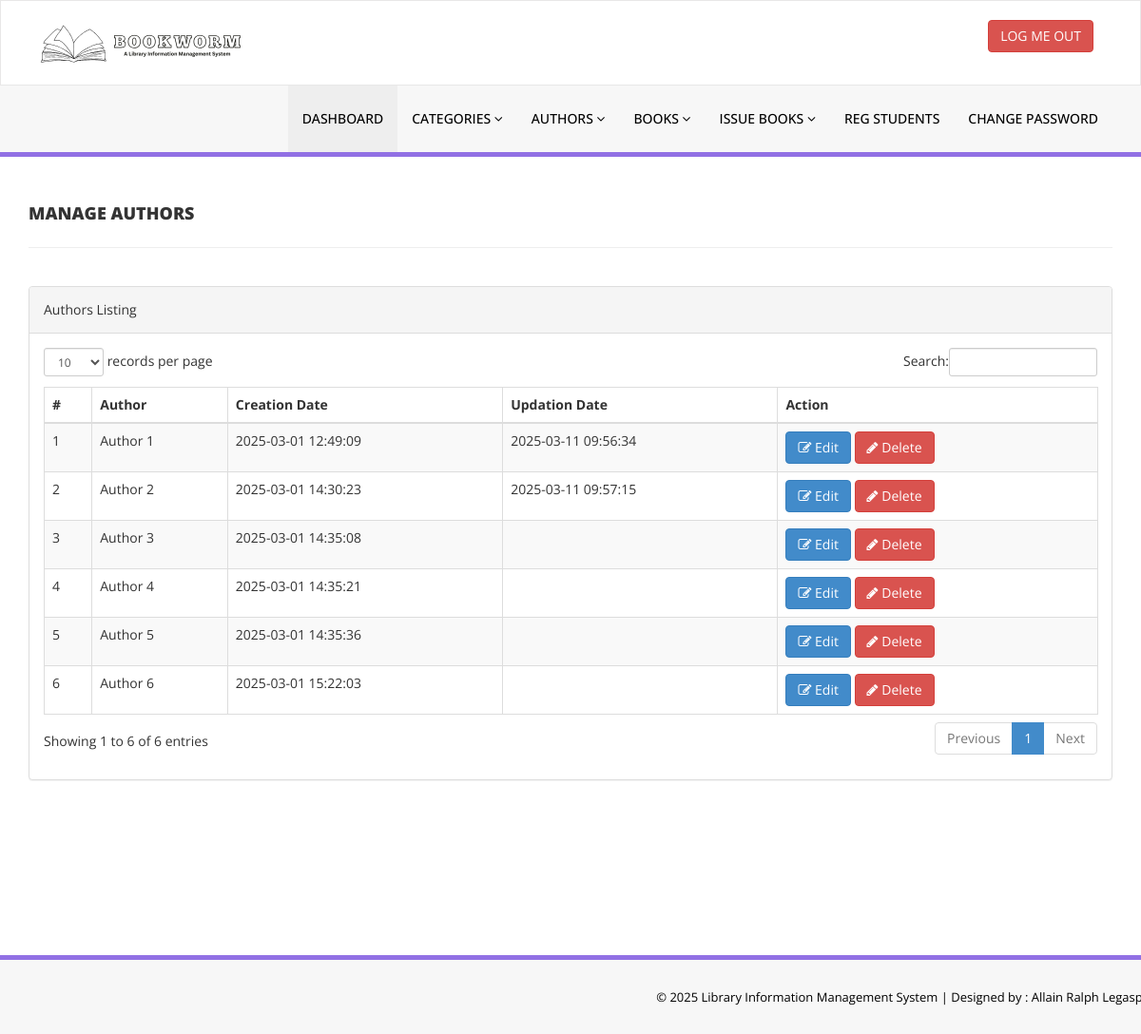
Screenshot of /Library_Management/admin/manage-authors.php (signed in) with the database file from the repository.
### tables this page shows
CREATE TABLE `tblauthors` (
  `id` int(11) NOT NULL,
  `AuthorName` varchar(159) DEFAULT NULL,
  `creationDate` timestamp NULL DEFAULT current_timestamp(),
  `UpdationDate` timestamp NULL DEFAULT NULL ON UPDATE current_timestamp()
);

### Library_Management/admin/manage-authors.php (the view, shortened to what this page needs)
<?php
include('includes/config.php');
if (strlen($_SESSION['alogin']) == 0) {
    header('location:index.php');
} else {
?>
<!DOCTYPE html>
<html xmlns="http://www.w3.org/1999/xhtml">
<head>
    <link href="assets/css/bootstrap.css" rel="stylesheet" />
    <link href="assets/css/font-awesome.css" rel="stylesheet" />
    <link href="assets/js/dataTables/dataTables.bootstrap.css" rel="stylesheet" />
    <link href="assets/css/style.css" rel="stylesheet" />
</head>
<body>
    <?php include('includes/header.php'); ?>
    <div class="content-wrapper">
        <div class="container">
            <div class="row pad-botm">
                <div class="col-md-12">
                    <h4 class="header-line">Manage Authors</h4>
                </div>
            </div>
            <div class="row">
                <div class="col-md-12">
                    <div class="panel panel-default">
                        <div class="panel-heading">
                            Authors Listing
                        </div>
                        <div class="panel-body">
                            <div class="table-responsive">
                                <table class="table table-striped table-bordered table-hover" id="dataTables-example">
                                    <thead>
                                        <tr>
                                            <th>#</th>
                                            <th>Author</th>
                                            <th>Creation Date</th>
                                            <th>Updation Date</th>
                                            <th>Action</th>
                                        </tr>
                                    </thead>
                                    <tbody>
                                        <?php
                                        $sql = "SELECT * FROM tblauthors";
                                        $query = $dbh->prepare($sql);
                                        $query->execute();
                                        $results = $query->fetchAll(PDO::FETCH_OBJ);
                                        $cnt = 1;
                                        if ($query->rowCount() > 0) {
                                            foreach ($results as $result) { ?>
                                                <tr class="odd gradeX">
                                                    <td class="center"><?php echo htmlentities($cnt); ?></td>
                                                    <td class="center"><?php echo htmlentities($result->AuthorName); ?></td>
                                                    <td class="center"><?php echo htmlentities($result->creationDate); ?></td>
                                                    <td class="center"><?php echo htmlentities($result->UpdationDate); ?></td>
                                                    <td class="center">
                                                        <a href="edit-author.php?athrid=<?php echo htmlentities($result->id); ?>"><button class="btn btn-primary"><i class="fa fa-edit "></i> Edit</button></a>
                                                        <a href="manage-authors.php?del=<?php echo htmlentities($result->id); ?>" onclick="return confirm('Are you sure you want to delete?');"><button class="btn btn-danger"><i class="fa fa-pencil"></i> Delete</button></a>
                                                    </td>
                                                </tr>
                                        <?php $cnt = $cnt + 1;
                                            }
                                        } ?>
                                    </tbody>
                                </table>
                            </div>
                        </div>
                    </div>
                </div>
            </div>
        </div>
    </div>
    <?php include('includes/footer.php'); ?>
</body>
</html>
<?php } ?>

### Library_Management/admin/assets/css/style.css (style rules this page uses)
.content-wrapper { margin-top: 40px; min-height:800px; padding-bottom:90px; }
.header-line { font-weight:900; padding-bottom:25px; border-bottom:1px solid #eeeeee; text-transform:uppercase; }
.pad-botm { padding-bottom:30px; }

### rows the page displays
tblauthors: AuthorName "Author 1", creationDate "2025-03-01 12:49:09", UpdationDate "2025-03-11 09:56:34"
tblauthors: AuthorName "Author 2", creationDate "2025-03-01 14:30:23", UpdationDate "2025-03-11 09:57:15"
tblauthors: AuthorName "Author 3", creationDate "2025-03-01 14:35:08"
tblauthors: AuthorName "Author 4", creationDate "2025-03-01 14:35:21"
tblauthors: AuthorName "Author 5", creationDate "2025-03-01 14:35:36"
tblauthors: AuthorName "Author 6", creationDate "2025-03-01 15:22:03"
